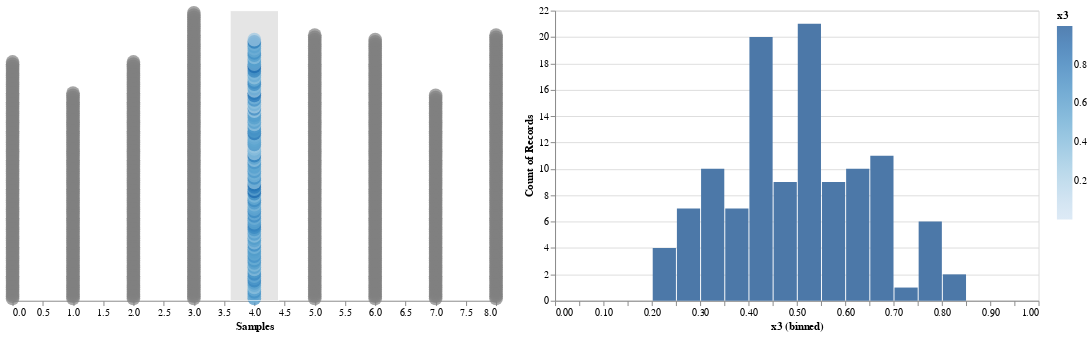

Notebook code cell kept with this figure:
### Code cell
points = df |> vl"""
{
"hconcat" : [
  {
    "view":{"stroke" : null},
    "layer": [{

    
    "selection": {
      "brush": {"type": "interval","encodings": ["x"],"init":{"x": [3.6, 4.4]}}
    },
    "view":{"stroke" : null},
    "width": 500,
    "height": 300,
    "mark": "circle",
    "encoding": {
        "x": {"field": "x1", "type": "quantitative","axis": {"grid":false, "title":"Samples"}},
        "y": {"field": "x2", "type": "quantitative", "axis": null},
        "size":{"value":200},
        "color": {
              "condition": {"selection": "brush", "field": "x3", "type": "quantitative"},
              "value": "grey"
            }
        }
}]},
  {
    "layer":[{
    "transform": [
      {"filter": {"selection": "brush"}}
    ],
    "width": 500,
    "height": 300,
    "mark": "bar",
    "encoding": {
    "x": {
        "bin":{"maxbins":20},
        "field": "x3",
        "type": "quantitative"
    },
    "y": {
        "aggregate": "count",
        "type": "quantitative"
      }
    }}
    ]
}]
}
"""

### Figure 1 — Vega-Lite specification as saved in the notebook (floating-point values rounded to 4 significant figures; data arrays with more than 128 entries replaced by an {"elided": "..."} marker saying what was removed)
{"data": {"values": {"elided": "1000 records"}}, "hconcat": [{"layer": [{"encoding": {"color": {"condition": {"field": "x3", "selection": "brush", "type": "quantitative"}, "value": "grey"}, "size": {"value": 200}, "x": {"axis": {"grid": false, "title": "Samples"}, "field": "x1", "type": "quantitative"}, "y": {"axis": null, "field": "x2", "type": "quantitative"}}, "height": 300, "mark": "circle", "selection": {"brush": {"encodings": ["x"], "init": {"x": [3.6, 4.4]}, "type": "interval"}}, "view": {"stroke": null}, "width": 500}], "view": {"stroke": null}}, {"layer": [{"encoding": {"x": {"bin": {"maxbins": 20}, "field": "x3", "type": "quantitative"}, "y": {"aggregate": "count", "type": "quantitative"}}, "height": 300, "mark": "bar", "transform": [{"filter": {"selection": "brush"}}], "width": 500}]}]}
